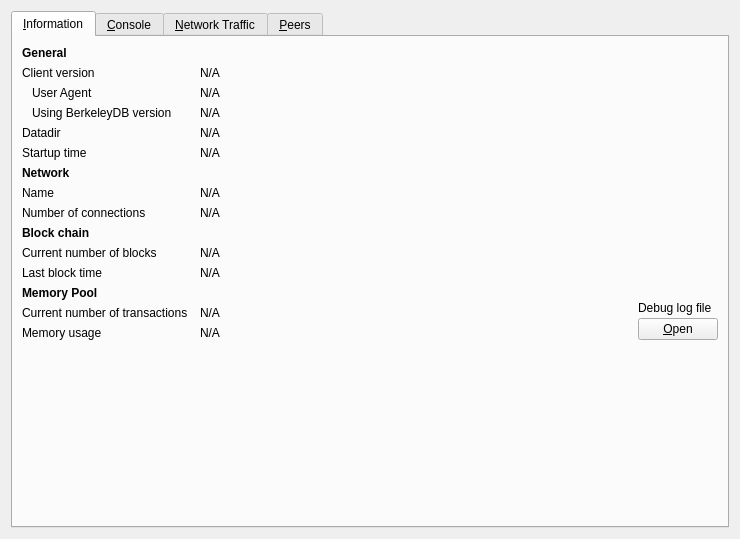
<?xml version="1.0" encoding="UTF-8"?>
<ui version="4.0">
 <class>RPCConsole</class>
 <widget class="QWidget" name="RPCConsole">
  <property name="geometry">
   <rect>
    <x>0</x>
    <y>0</y>
    <width>740</width>
    <height>539</height>
   </rect>
  </property>
  <property name="windowTitle">
   <string>Debug window</string>
  </property>
  <property name="styleSheet">
   <string notr="true">#RPCConsole
{
background-image: url(:/backgrounds/headerbg);
}</string>
  </property>
  <layout class="QVBoxLayout" name="rpcVerticalLayout_2">
   <item>
    <widget class="QTabWidget" name="tabWidget">
     <property name="currentIndex">
      <number>0</number>
     </property>
     <widget class="QWidget" name="tab_info">
      <attribute name="title">
       <string>&amp;Information</string>
      </attribute>
      <layout class="QGridLayout" name="gridLayout" columnstretch="0,1,0">
       <property name="horizontalSpacing">
        <number>12</number>
       </property>
       <item row="0" column="0">
        <widget class="QLabel" name="label_9">
         <property name="font">
          <font>
           <weight>75</weight>
           <bold>true</bold>
          </font>
         </property>
         <property name="text">
          <string>General</string>
         </property>
        </widget>
       </item>
       <item row="1" column="0">
        <widget class="QLabel" name="label_6">
         <property name="text">
          <string>Client version</string>
         </property>
        </widget>
       </item>
       <item row="1" column="1" colspan="2">
        <widget class="QLabel" name="clientVersion">
         <property name="cursor">
          <cursorShape>IBeamCursor</cursorShape>
         </property>
         <property name="text">
          <string>N/A</string>
         </property>
         <property name="textFormat">
          <enum>Qt::PlainText</enum>
         </property>
         <property name="textInteractionFlags">
          <set>Qt::LinksAccessibleByMouse|Qt::TextSelectableByKeyboard|Qt::TextSelectableByMouse</set>
         </property>
        </widget>
       </item>
       <item row="2" column="0">
        <widget class="QLabel" name="labelClientUserAgent">
         <property name="text">
          <string>User Agent</string>
         </property>
         <property name="indent">
          <number>10</number>
         </property>
        </widget>
       </item>
       <item row="2" column="1" colspan="2">
        <widget class="QLabel" name="clientUserAgent">
         <property name="cursor">
          <cursorShape>IBeamCursor</cursorShape>
         </property>
         <property name="text">
          <string>N/A</string>
         </property>
         <property name="textFormat">
          <enum>Qt::PlainText</enum>
         </property>
         <property name="textInteractionFlags">
          <set>Qt::LinksAccessibleByMouse|Qt::TextSelectableByKeyboard|Qt::TextSelectableByMouse</set>
         </property>
        </widget>
       </item>
       <item row="3" column="0">
        <widget class="QLabel" name="label_berkeleyDBVersion">
         <property name="text">
          <string>Using BerkeleyDB version</string>
         </property>
         <property name="indent">
          <number>10</number>
         </property>
        </widget>
       </item>
       <item row="3" column="1" colspan="2">
        <widget class="QLabel" name="berkeleyDBVersion">
         <property name="cursor">
          <cursorShape>IBeamCursor</cursorShape>
         </property>
         <property name="text">
          <string>N/A</string>
         </property>
         <property name="textFormat">
          <enum>Qt::PlainText</enum>
         </property>
         <property name="textInteractionFlags">
          <set>Qt::LinksAccessibleByMouse|Qt::TextSelectableByKeyboard|Qt::TextSelectableByMouse</set>
         </property>
        </widget>
       </item>
       <item row="4" column="0">
        <widget class="QLabel" name="label_12">
         <property name="text">
          <string>Datadir</string>
         </property>
        </widget>
       </item>
       <item row="4" column="1" colspan="2">
        <widget class="QLabel" name="dataDir">
         <property name="cursor">
          <cursorShape>IBeamCursor</cursorShape>
         </property>
         <property name="text">
          <string>N/A</string>
         </property>
         <property name="textFormat">
          <enum>Qt::PlainText</enum>
         </property>
         <property name="wordWrap">
          <bool>true</bool>
         </property>
         <property name="textInteractionFlags">
          <set>Qt::LinksAccessibleByMouse|Qt::TextSelectableByKeyboard|Qt::TextSelectableByMouse</set>
         </property>
        </widget>
       </item>
       <item row="5" column="0">
        <widget class="QLabel" name="label_13">
         <property name="text">
          <string>Startup time</string>
         </property>
        </widget>
       </item>
       <item row="5" column="1" colspan="2">
        <widget class="QLabel" name="startupTime">
         <property name="cursor">
          <cursorShape>IBeamCursor</cursorShape>
         </property>
         <property name="text">
          <string>N/A</string>
         </property>
         <property name="textFormat">
          <enum>Qt::PlainText</enum>
         </property>
         <property name="textInteractionFlags">
          <set>Qt::LinksAccessibleByMouse|Qt::TextSelectableByKeyboard|Qt::TextSelectableByMouse</set>
         </property>
        </widget>
       </item>
       <item row="6" column="0">
        <widget class="QLabel" name="labelNetwork">
         <property name="font">
          <font>
           <weight>75</weight>
           <bold>true</bold>
          </font>
         </property>
         <property name="text">
          <string>Network</string>
         </property>
        </widget>
       </item>
       <item row="7" column="0">
        <widget class="QLabel" name="label_8">
         <property name="text">
          <string>Name</string>
         </property>
        </widget>
       </item>
       <item row="7" column="1" colspan="2">
        <widget class="QLabel" name="networkName">
         <property name="cursor">
          <cursorShape>IBeamCursor</cursorShape>
         </property>
         <property name="text">
          <string>N/A</string>
         </property>
         <property name="textFormat">
          <enum>Qt::PlainText</enum>
         </property>
         <property name="textInteractionFlags">
          <set>Qt::LinksAccessibleByMouse|Qt::TextSelectableByKeyboard|Qt::TextSelectableByMouse</set>
         </property>
        </widget>
       </item>
       <item row="8" column="0">
        <widget class="QLabel" name="label_7">
         <property name="text">
          <string>Number of connections</string>
         </property>
        </widget>
       </item>
       <item row="8" column="1" colspan="2">
        <widget class="QLabel" name="numberOfConnections">
         <property name="cursor">
          <cursorShape>IBeamCursor</cursorShape>
         </property>
         <property name="text">
          <string>N/A</string>
         </property>
         <property name="textFormat">
          <enum>Qt::PlainText</enum>
         </property>
         <property name="textInteractionFlags">
          <set>Qt::LinksAccessibleByMouse|Qt::TextSelectableByKeyboard|Qt::TextSelectableByMouse</set>
         </property>
        </widget>
       </item>
       <item row="9" column="0">
        <widget class="QLabel" name="label_10">
         <property name="font">
          <font>
           <weight>75</weight>
           <bold>true</bold>
          </font>
         </property>
         <property name="text">
          <string>Block chain</string>
         </property>
        </widget>
       </item>
       <item row="10" column="0">
        <widget class="QLabel" name="label_3">
         <property name="text">
          <string>Current number of blocks</string>
         </property>
        </widget>
       </item>
       <item row="10" column="1" colspan="2">
        <widget class="QLabel" name="numberOfBlocks">
         <property name="cursor">
          <cursorShape>IBeamCursor</cursorShape>
         </property>
         <property name="text">
          <string>N/A</string>
         </property>
         <property name="textFormat">
          <enum>Qt::PlainText</enum>
         </property>
         <property name="textInteractionFlags">
          <set>Qt::LinksAccessibleByMouse|Qt::TextSelectableByKeyboard|Qt::TextSelectableByMouse</set>
         </property>
        </widget>
       </item>
       <item row="11" column="0">
        <widget class="QLabel" name="labelLastBlockTime">
         <property name="text">
          <string>Last block time</string>
         </property>
        </widget>
       </item>
       <item row="11" column="1" colspan="2">
        <widget class="QLabel" name="lastBlockTime">
         <property name="cursor">
          <cursorShape>IBeamCursor</cursorShape>
         </property>
         <property name="text">
          <string>N/A</string>
         </property>
         <property name="textFormat">
          <enum>Qt::PlainText</enum>
         </property>
         <property name="textInteractionFlags">
          <set>Qt::LinksAccessibleByMouse|Qt::TextSelectableByKeyboard|Qt::TextSelectableByMouse</set>
         </property>
        </widget>
       </item>
       <item row="12" column="0">
        <widget class="QLabel" name="labelMempoolTitle">
         <property name="font">
          <font>
           <weight>75</weight>
           <bold>true</bold>
          </font>
         </property>
         <property name="text">
          <string>Memory Pool</string>
         </property>
        </widget>
       </item>
       <item row="13" column="0">
        <widget class="QLabel" name="labelNumberOfTransactions">
         <property name="text">
          <string>Current number of transactions</string>
         </property>
        </widget>
       </item>
       <item row="13" column="1">
        <widget class="QLabel" name="mempoolNumberTxs">
         <property name="cursor">
          <cursorShape>IBeamCursor</cursorShape>
         </property>
         <property name="text">
          <string>N/A</string>
         </property>
         <property name="textFormat">
          <enum>Qt::PlainText</enum>
         </property>
         <property name="textInteractionFlags">
          <set>Qt::LinksAccessibleByMouse|Qt::TextSelectableByKeyboard|Qt::TextSelectableByMouse</set>
         </property>
        </widget>
       </item>
       <item row="14" column="0">
        <widget class="QLabel" name="labelMemoryUsage">
         <property name="text">
          <string>Memory usage</string>
         </property>
        </widget>
       </item>
       <item row="14" column="1">
        <widget class="QLabel" name="mempoolSize">
         <property name="cursor">
          <cursorShape>IBeamCursor</cursorShape>
         </property>
         <property name="text">
          <string>N/A</string>
         </property>
         <property name="textFormat">
          <enum>Qt::PlainText</enum>
         </property>
         <property name="textInteractionFlags">
          <set>Qt::LinksAccessibleByMouse|Qt::TextSelectableByKeyboard|Qt::TextSelectableByMouse</set>
         </property>
        </widget>
       </item>
       <item row="12" column="2" rowspan="3">
        <layout class="QVBoxLayout" name="verticalLayoutDebugButton">
         <property name="spacing">
          <number>3</number>
         </property>
         <item>
          <spacer name="verticalSpacer_2">
           <property name="orientation">
            <enum>Qt::Vertical</enum>
           </property>
           <property name="sizeHint" stdset="0">
            <size>
             <width>10</width>
             <height>5</height>
            </size>
           </property>
          </spacer>
         </item>
         <item>
          <widget class="QLabel" name="labelDebugLogfile">
           <property name="text">
            <string>Debug log file</string>
           </property>
          </widget>
         </item>
         <item>
          <widget class="QPushButton" name="openDebugLogfileButton">
           <property name="toolTip">
            <string>Open the %1 debug log file from the current data directory. This can take a few seconds for large log files.</string>
           </property>
           <property name="text">
            <string>&amp;Open</string>
           </property>
           <property name="autoDefault">
            <bool>false</bool>
           </property>
          </widget>
         </item>
        </layout>
       </item>
       <item row="15" column="0">
        <spacer name="verticalSpacer">
         <property name="orientation">
          <enum>Qt::Vertical</enum>
         </property>
         <property name="sizeHint" stdset="0">
          <size>
           <width>20</width>
           <height>40</height>
          </size>
         </property>
        </spacer>
       </item>
      </layout>
     </widget>
     <widget class="QWidget" name="tab_console">
      <attribute name="title">
       <string>&amp;Console</string>
      </attribute>
      <layout class="QVBoxLayout" name="verticalLayout_3">
       <property name="spacing">
        <number>3</number>
       </property>
       <property name="bottomMargin">
        <number>5</number>
       </property>
       <item>
        <layout class="QHBoxLayout" name="horizontalLayout">
         <property name="spacing">
          <number>4</number>
         </property>
         <item>
          <spacer name="horizontalSpacer">
           <property name="orientation">
            <enum>Qt::Horizontal</enum>
           </property>
           <property name="sizeHint" stdset="0">
            <size>
             <width>40</width>
             <height>20</height>
            </size>
           </property>
          </spacer>
         </item>
         <item>
          <widget class="QPushButton" name="fontSmallerButton">
           <property name="maximumSize">
            <size>
             <width>24</width>
             <height>24</height>
            </size>
           </property>
           <property name="toolTip">
            <string>Decrease font size</string>
           </property>
           <property name="text">
            <string/>
           </property>
           <property name="icon">
            <iconset resource="../bitcoin.qrc">
             <normaloff>:/icons/fontsmaller</normaloff>:/icons/fontsmaller</iconset>
           </property>
           <property name="iconSize">
            <size>
             <width>24</width>
             <height>16</height>
            </size>
           </property>
           <property name="autoDefault">
            <bool>false</bool>
           </property>
           <property name="flat">
            <bool>true</bool>
           </property>
          </widget>
         </item>
         <item>
          <widget class="QPushButton" name="fontBiggerButton">
           <property name="maximumSize">
            <size>
             <width>24</width>
             <height>24</height>
            </size>
           </property>
           <property name="toolTip">
            <string>Increase font size</string>
           </property>
           <property name="text">
            <string/>
           </property>
           <property name="icon">
            <iconset resource="../bitcoin.qrc">
             <normaloff>:/icons/fontbigger</normaloff>:/icons/fontbigger</iconset>
           </property>
           <property name="iconSize">
            <size>
             <width>24</width>
             <height>16</height>
            </size>
           </property>
           <property name="autoDefault">
            <bool>false</bool>
           </property>
           <property name="flat">
            <bool>true</bool>
           </property>
          </widget>
         </item>
         <item>
          <widget class="QPushButton" name="clearButton">
           <property name="maximumSize">
            <size>
             <width>24</width>
             <height>24</height>
            </size>
           </property>
           <property name="toolTip">
            <string>Clear console</string>
           </property>
           <property name="layoutDirection">
            <enum>Qt::LeftToRight</enum>
           </property>
           <property name="text">
            <string/>
           </property>
           <property name="icon">
            <iconset resource="../bitcoin.qrc">
             <normaloff>:/icons/remove</normaloff>:/icons/remove</iconset>
           </property>
           <property name="shortcut">
            <string notr="true">Ctrl+L</string>
           </property>
           <property name="autoDefault">
            <bool>false</bool>
           </property>
           <property name="flat">
            <bool>true</bool>
           </property>
          </widget>
         </item>
        </layout>
       </item>
       <item>
        <widget class="QTextEdit" name="messagesWidget">
         <property name="minimumSize">
          <size>
           <width>0</width>
           <height>100</height>
          </size>
         </property>
         <property name="readOnly">
          <bool>true</bool>
         </property>
         <property name="tabKeyNavigation" stdset="0">
          <bool>false</bool>
         </property>
         <property name="columnCount" stdset="0">
          <number>2</number>
         </property>
        </widget>
       </item>
       <item>
        <layout class="QHBoxLayout" name="horizontalLayoutPrompt">
         <property name="spacing">
          <number>3</number>
         </property>
         <item>
          <widget class="QPushButton" name="promptIcon">
           <property name="enabled">
            <bool>false</bool>
           </property>
           <property name="maximumSize">
            <size>
             <width>16</width>
             <height>24</height>
            </size>
           </property>
           <property name="text">
            <string/>
           </property>
           <property name="icon">
            <iconset resource="../bitcoin.qrc">
             <normaloff>:/icons/prompticon</normaloff>
             <disabledoff>:/icons/prompticon</disabledoff>:/icons/prompticon</iconset>
           </property>
           <property name="iconSize">
            <size>
             <width>14</width>
             <height>14</height>
            </size>
           </property>
           <property name="autoDefault">
            <bool>false</bool>
           </property>
           <property name="flat">
            <bool>true</bool>
           </property>
          </widget>
         </item>
         <item>
          <widget class="QLineEdit" name="lineEdit">
           <property name="placeholderText">
            <string/>
           </property>
          </widget>
         </item>
        </layout>
       </item>
      </layout>
     </widget>
     <widget class="QWidget" name="tab_nettraffic">
      <attribute name="title">
       <string>&amp;Network Traffic</string>
      </attribute>
      <layout class="QHBoxLayout" name="horizontalLayout_3">
       <item>
        <layout class="QVBoxLayout" name="verticalLayout_4">
         <item>
          <widget class="TrafficGraphWidget" name="trafficGraph" native="true">
           <property name="sizePolicy">
            <sizepolicy hsizetype="Expanding" vsizetype="Expanding">
             <horstretch>0</horstretch>
             <verstretch>0</verstretch>
            </sizepolicy>
           </property>
          </widget>
         </item>
         <item>
          <layout class="QHBoxLayout" name="horizontalLayout_2">
           <item>
            <widget class="QSlider" name="sldGraphRange">
             <property name="minimum">
              <number>1</number>
             </property>
             <property name="maximum">
              <number>288</number>
             </property>
             <property name="pageStep">
              <number>12</number>
             </property>
             <property name="value">
              <number>6</number>
             </property>
             <property name="orientation">
              <enum>Qt::Horizontal</enum>
             </property>
            </widget>
           </item>
           <item>
            <widget class="QLabel" name="lblGraphRange">
             <property name="minimumSize">
              <size>
               <width>100</width>
               <height>0</height>
              </size>
             </property>
             <property name="alignment">
              <set>Qt::AlignCenter</set>
             </property>
            </widget>
           </item>
           <item>
            <widget class="QPushButton" name="btnClearTrafficGraph">
             <property name="text">
              <string>&amp;Clear</string>
             </property>
             <property name="autoDefault">
              <bool>false</bool>
             </property>
            </widget>
           </item>
          </layout>
         </item>
        </layout>
       </item>
       <item>
        <layout class="QVBoxLayout" name="verticalLayout">
         <item>
          <widget class="QGroupBox" name="groupBox">
           <property name="title">
            <string>Totals</string>
           </property>
           <layout class="QVBoxLayout" name="verticalLayout_5">
            <item>
             <layout class="QHBoxLayout" name="horizontalLayout_4">
              <item>
               <widget class="Line" name="line">
                <property name="sizePolicy">
                 <sizepolicy hsizetype="Fixed" vsizetype="Fixed">
                  <horstretch>0</horstretch>
                  <verstretch>0</verstretch>
                 </sizepolicy>
                </property>
                <property name="minimumSize">
                 <size>
                  <width>10</width>
                  <height>0</height>
                 </size>
                </property>
                <property name="palette">
                 <palette>
                  <active>
                   <colorrole role="Light">
                    <brush brushstyle="SolidPattern">
                     <color alpha="255">
                      <red>0</red>
                      <green>255</green>
                      <blue>0</blue>
                     </color>
                    </brush>
                   </colorrole>
                  </active>
                  <inactive>
                   <colorrole role="Light">
                    <brush brushstyle="SolidPattern">
                     <color alpha="255">
                      <red>0</red>
                      <green>255</green>
                      <blue>0</blue>
                     </color>
                    </brush>
                   </colorrole>
                  </inactive>
                  <disabled>
                   <colorrole role="Light">
                    <brush brushstyle="SolidPattern">
                     <color alpha="255">
                      <red>0</red>
                      <green>255</green>
                      <blue>0</blue>
                     </color>
                    </brush>
                   </colorrole>
                  </disabled>
                 </palette>
                </property>
                <property name="orientation">
                 <enum>Qt::Horizontal</enum>
                </property>
               </widget>
              </item>
              <item>
               <widget class="QLabel" name="label_16">
                <property name="text">
                 <string>Received</string>
                </property>
               </widget>
              </item>
              <item>
               <widget class="QLabel" name="lblBytesIn">
                <property name="minimumSize">
                 <size>
                  <width>50</width>
                  <height>0</height>
                 </size>
                </property>
                <property name="alignment">
                 <set>Qt::AlignRight|Qt::AlignTrailing|Qt::AlignVCenter</set>
                </property>
               </widget>
              </item>
             </layout>
            </item>
            <item>
             <layout class="QHBoxLayout" name="horizontalLayout_5">
              <item>
               <widget class="Line" name="line_2">
                <property name="sizePolicy">
                 <sizepolicy hsizetype="Fixed" vsizetype="Fixed">
                  <horstretch>0</horstretch>
                  <verstretch>0</verstretch>
                 </sizepolicy>
                </property>
                <property name="minimumSize">
                 <size>
                  <width>10</width>
                  <height>0</height>
                 </size>
                </property>
                <property name="palette">
                 <palette>
                  <active>
                   <colorrole role="Light">
                    <brush brushstyle="SolidPattern">
                     <color alpha="255">
                      <red>255</red>
                      <green>0</green>
                      <blue>0</blue>
                     </color>
                    </brush>
                   </colorrole>
                  </active>
                  <inactive>
                   <colorrole role="Light">
                    <brush brushstyle="SolidPattern">
                     <color alpha="255">
                      <red>255</red>
                      <green>0</green>
                      <blue>0</blue>
                     </color>
                    </brush>
                   </colorrole>
                  </inactive>
                  <disabled>
                   <colorrole role="Light">
                    <brush brushstyle="SolidPattern">
                     <color alpha="255">
                      <red>255</red>
                      <green>0</green>
                      <blue>0</blue>
                     </color>
                    </brush>
                   </colorrole>
                  </disabled>
                 </palette>
                </property>
                <property name="orientation">
                 <enum>Qt::Horizontal</enum>
                </property>
               </widget>
              </item>
              <item>
               <widget class="QLabel" name="label_17">
                <property name="text">
                 <string>Sent</string>
                </property>
               </widget>
              </item>
              <item>
               <widget class="QLabel" name="lblBytesOut">
                <property name="minimumSize">
                 <size>
                  <width>50</width>
                  <height>0</height>
                 </size>
                </property>
                <property name="alignment">
                 <set>Qt::AlignRight|Qt::AlignTrailing|Qt::AlignVCenter</set>
                </property>
               </widget>
              </item>
             </layout>
            </item>
            <item>
             <spacer name="verticalSpacer_4">
              <property name="orientation">
               <enum>Qt::Vertical</enum>
              </property>
              <property name="sizeHint" stdset="0">
               <size>
                <width>20</width>
                <height>407</height>
               </size>
              </property>
             </spacer>
            </item>
           </layout>
          </widget>
         </item>
        </layout>
       </item>
      </layout>
     </widget>
     <widget class="QWidget" name="tab_peers">
      <attribute name="title">
       <string>&amp;Peers</string>
      </attribute>
      <layout class="QGridLayout" name="gridLayout_2">
       <item row="0" column="0" rowspan="2">
        <layout class="QVBoxLayout" name="verticalLayout_101">
         <property name="spacing">
          <number>0</number>
         </property>
         <item>
          <widget class="QTableView" name="peerWidget">
           <property name="horizontalScrollBarPolicy">
            <enum>Qt::ScrollBarAsNeeded</enum>
           </property>
           <property name="tabKeyNavigation">
            <bool>false</bool>
           </property>
           <property name="sortingEnabled">
            <bool>true</bool>
           </property>
           <attribute name="horizontalHeaderHighlightSections">
            <bool>false</bool>
           </attribute>
          </widget>
         </item>
         <item>
          <widget class="QLabel" name="banHeading">
           <property name="sizePolicy">
            <sizepolicy hsizetype="Preferred" vsizetype="Minimum">
             <horstretch>0</horstretch>
             <verstretch>0</verstretch>
            </sizepolicy>
           </property>
           <property name="minimumSize">
            <size>
             <width>300</width>
             <height>32</height>
            </size>
           </property>
           <property name="maximumSize">
            <size>
             <width>16777215</width>
             <height>32</height>
            </size>
           </property>
           <property name="font">
            <font>
             <pointsize>12</pointsize>
            </font>
           </property>
           <property name="cursor">
            <cursorShape>IBeamCursor</cursorShape>
           </property>
           <property name="text">
            <string>Banned peers</string>
           </property>
           <property name="alignment">
            <set>Qt::AlignBottom|Qt::AlignLeading|Qt::AlignLeft</set>
           </property>
           <property name="wordWrap">
            <bool>true</bool>
           </property>
           <property name="textInteractionFlags">
            <set>Qt::NoTextInteraction</set>
           </property>
          </widget>
         </item>
         <item>
          <widget class="QTableView" name="banlistWidget">
           <property name="sizePolicy">
            <sizepolicy hsizetype="Expanding" vsizetype="Expanding">
             <horstretch>0</horstretch>
             <verstretch>0</verstretch>
            </sizepolicy>
           </property>
           <property name="horizontalScrollBarPolicy">
            <enum>Qt::ScrollBarAsNeeded</enum>
           </property>
           <property name="tabKeyNavigation">
            <bool>false</bool>
           </property>
           <property name="sortingEnabled">
            <bool>true</bool>
           </property>
           <attribute name="horizontalHeaderHighlightSections">
            <bool>false</bool>
           </attribute>
          </widget>
         </item>
        </layout>
       </item>
       <item row="0" column="1">
        <widget class="QLabel" name="peerHeading">
         <property name="sizePolicy">
          <sizepolicy hsizetype="Preferred" vsizetype="Minimum">
           <horstretch>0</horstretch>
           <verstretch>0</verstretch>
          </sizepolicy>
         </property>
         <property name="minimumSize">
          <size>
           <width>300</width>
           <height>32</height>
          </size>
         </property>
         <property name="font">
          <font>
           <pointsize>10</pointsize>
          </font>
         </property>
         <property name="cursor">
          <cursorShape>IBeamCursor</cursorShape>
         </property>
         <property name="text">
          <string>Select a peer to view detailed information.</string>
         </property>
         <property name="alignment">
          <set>Qt::AlignHCenter|Qt::AlignTop</set>
         </property>
         <property name="wordWrap">
          <bool>true</bool>
         </property>
         <property name="textInteractionFlags">
          <set>Qt::LinksAccessibleByMouse|Qt::TextSelectableByKeyboard|Qt::TextSelectableByMouse</set>
         </property>
        </widget>
       </item>
       <item row="1" column="1">
        <widget class="QWidget" name="detailWidget" native="true">
         <property name="minimumSize">
          <size>
           <width>300</width>
           <height>0</height>
          </size>
         </property>
         <layout class="QGridLayout" name="gridLayout_3">
          <item row="0" column="0">
           <widget class="QLabel" name="label_30">
            <property name="text">
             <string>Whitelisted</string>
            </property>
           </widget>
          </item>
          <item row="0" column="2">
           <widget class="QLabel" name="peerWhitelisted">
            <property name="cursor">
             <cursorShape>IBeamCursor</cursorShape>
            </property>
            <property name="text">
             <string>N/A</string>
            </property>
            <property name="textFormat">
             <enum>Qt::PlainText</enum>
            </property>
            <property name="textInteractionFlags">
             <set>Qt::LinksAccessibleByMouse|Qt::TextSelectableByKeyboard|Qt::TextSelectableByMouse</set>
            </property>
           </widget>
          </item>
          <item row="1" column="0">
           <widget class="QLabel" name="label_23">
            <property name="text">
             <string>Direction</string>
            </property>
           </widget>
          </item>
          <item row="1" column="2">
           <widget class="QLabel" name="peerDirection">
            <property name="cursor">
             <cursorShape>IBeamCursor</cursorShape>
            </property>
            <property name="text">
             <string>N/A</string>
            </property>
            <property name="textFormat">
             <enum>Qt::PlainText</enum>
            </property>
            <property name="textInteractionFlags">
             <set>Qt::LinksAccessibleByMouse|Qt::TextSelectableByKeyboard|Qt::TextSelectableByMouse</set>
            </property>
           </widget>
          </item>
          <item row="2" column="0">
           <widget class="QLabel" name="label_21">
            <property name="text">
             <string>Version</string>
            </property>
           </widget>
          </item>
          <item row="2" column="2">
           <widget class="QLabel" name="peerVersion">
            <property name="cursor">
             <cursorShape>IBeamCursor</cursorShape>
            </property>
            <property name="text">
             <string>N/A</string>
            </property>
            <property name="textFormat">
             <enum>Qt::PlainText</enum>
            </property>
            <property name="textInteractionFlags">
             <set>Qt::LinksAccessibleByMouse|Qt::TextSelectableByKeyboard|Qt::TextSelectableByMouse</set>
            </property>
           </widget>
          </item>
          <item row="3" column="0">
           <widget class="QLabel" name="label_28">
            <property name="text">
             <string>User Agent</string>
            </property>
           </widget>
          </item>
          <item row="3" column="2">
           <widget class="QLabel" name="peerSubversion">
            <property name="cursor">
             <cursorShape>IBeamCursor</cursorShape>
            </property>
            <property name="text">
             <string>N/A</string>
            </property>
            <property name="textFormat">
             <enum>Qt::PlainText</enum>
            </property>
            <property name="textInteractionFlags">
             <set>Qt::LinksAccessibleByMouse|Qt::TextSelectableByKeyboard|Qt::TextSelectableByMouse</set>
            </property>
           </widget>
          </item>
          <item row="4" column="0">
           <widget class="QLabel" name="label_4">
            <property name="text">
             <string>Services</string>
            </property>
           </widget>
          </item>
          <item row="4" column="2">
           <widget class="QLabel" name="peerServices">
            <property name="cursor">
             <cursorShape>IBeamCursor</cursorShape>
            </property>
            <property name="text">
             <string>N/A</string>
            </property>
            <property name="textFormat">
             <enum>Qt::PlainText</enum>
            </property>
            <property name="textInteractionFlags">
             <set>Qt::LinksAccessibleByMouse|Qt::TextSelectableByKeyboard|Qt::TextSelectableByMouse</set>
            </property>
           </widget>
          </item>
          <item row="5" column="0">
           <widget class="QLabel" name="label_29">
            <property name="text">
             <string>Starting Block</string>
            </property>
           </widget>
          </item>
          <item row="5" column="2">
           <widget class="QLabel" name="peerHeight">
            <property name="cursor">
             <cursorShape>IBeamCursor</cursorShape>
            </property>
            <property name="text">
             <string>N/A</string>
            </property>
            <property name="textFormat">
             <enum>Qt::PlainText</enum>
            </property>
            <property name="textInteractionFlags">
             <set>Qt::LinksAccessibleByMouse|Qt::TextSelectableByKeyboard|Qt::TextSelectableByMouse</set>
            </property>
           </widget>
          </item>
          <item row="6" column="0">
           <widget class="QLabel" name="label_27">
            <property name="text">
             <string>Synced Headers</string>
            </property>
           </widget>
          </item>
          <item row="6" column="2">
           <widget class="QLabel" name="peerSyncHeight">
            <property name="cursor">
             <cursorShape>IBeamCursor</cursorShape>
            </property>
            <property name="text">
             <string>N/A</string>
            </property>
            <property name="textFormat">
             <enum>Qt::PlainText</enum>
            </property>
            <property name="textInteractionFlags">
             <set>Qt::LinksAccessibleByMouse|Qt::TextSelectableByKeyboard|Qt::TextSelectableByMouse</set>
            </property>
           </widget>
          </item>
          <item row="7" column="0">
           <widget class="QLabel" name="label_25">
            <property name="text">
             <string>Synced Blocks</string>
            </property>
           </widget>
          </item>
          <item row="7" column="2">
           <widget class="QLabel" name="peerCommonHeight">
            <property name="cursor">
             <cursorShape>IBeamCursor</cursorShape>
            </property>
            <property name="text">
             <string>N/A</string>
            </property>
            <property name="textFormat">
             <enum>Qt::PlainText</enum>
            </property>
            <property name="textInteractionFlags">
             <set>Qt::LinksAccessibleByMouse|Qt::TextSelectableByKeyboard|Qt::TextSelectableByMouse</set>
            </property>
           </widget>
          </item>
          <item row="8" column="0">
           <widget class="QLabel" name="label_24">
            <property name="text">
             <string>Ban Score</string>
            </property>
           </widget>
          </item>
          <item row="8" column="2">
           <widget class="QLabel" name="peerBanScore">
            <property name="cursor">
             <cursorShape>IBeamCursor</cursorShape>
            </property>
            <property name="text">
             <string>N/A</string>
            </property>
            <property name="textFormat">
             <enum>Qt::PlainText</enum>
            </property>
            <property name="textInteractionFlags">
             <set>Qt::LinksAccessibleByMouse|Qt::TextSelectableByKeyboard|Qt::TextSelectableByMouse</set>
            </property>
           </widget>
          </item>
          <item row="9" column="0">
           <widget class="QLabel" name="label_22">
            <property name="text">
             <string>Connection Time</string>
            </property>
           </widget>
          </item>
          <item row="9" column="2">
           <widget class="QLabel" name="peerConnTime">
            <property name="cursor">
             <cursorShape>IBeamCursor</cursorShape>
            </property>
            <property name="text">
             <string>N/A</string>
            </property>
            <property name="textFormat">
             <enum>Qt::PlainText</enum>
            </property>
            <property name="textInteractionFlags">
             <set>Qt::LinksAccessibleByMouse|Qt::TextSelectableByKeyboard|Qt::TextSelectableByMouse</set>
            </property>
           </widget>
          </item>
          <item row="10" column="0">
           <widget class="QLabel" name="label_15">
            <property name="text">
             <string>Last Send</string>
            </property>
           </widget>
          </item>
          <item row="10" column="2">
           <widget class="QLabel" name="peerLastSend">
            <property name="cursor">
             <cursorShape>IBeamCursor</cursorShape>
            </property>
            <property name="text">
             <string>N/A</string>
            </property>
            <property name="textFormat">
             <enum>Qt::PlainText</enum>
            </property>
            <property name="textInteractionFlags">
             <set>Qt::LinksAccessibleByMouse|Qt::TextSelectableByKeyboard|Qt::TextSelectableByMouse</set>
            </property>
           </widget>
          </item>
          <item row="11" column="0">
           <widget class="QLabel" name="label_19">
            <property name="text">
             <string>Last Receive</string>
            </property>
           </widget>
          </item>
          <item row="11" column="2">
           <widget class="QLabel" name="peerLastRecv">
            <property name="cursor">
             <cursorShape>IBeamCursor</cursorShape>
            </property>
            <property name="text">
             <string>N/A</string>
            </property>
            <property name="textFormat">
             <enum>Qt::PlainText</enum>
            </property>
            <property name="textInteractionFlags">
             <set>Qt::LinksAccessibleByMouse|Qt::TextSelectableByKeyboard|Qt::TextSelectableByMouse</set>
            </property>
           </widget>
          </item>
          <item row="12" column="0">
           <widget class="QLabel" name="label_18">
            <property name="text">
             <string>Sent</string>
            </property>
           </widget>
          </item>
          <item row="12" column="2">
           <widget class="QLabel" name="peerBytesSent">
            <property name="cursor">
             <cursorShape>IBeamCursor</cursorShape>
            </property>
            <property name="text">
             <string>N/A</string>
            </property>
            <property name="textFormat">
             <enum>Qt::PlainText</enum>
            </property>
            <property name="textInteractionFlags">
             <set>Qt::LinksAccessibleByMouse|Qt::TextSelectableByKeyboard|Qt::TextSelectableByMouse</set>
            </property>
           </widget>
          </item>
          <item row="13" column="0">
           <widget class="QLabel" name="label_20">
            <property name="text">
             <string>Received</string>
            </property>
           </widget>
          </item>
          <item row="13" column="2">
           <widget class="QLabel" name="peerBytesRecv">
            <property name="cursor">
             <cursorShape>IBeamCursor</cursorShape>
            </property>
            <property name="text">
             <string>N/A</string>
            </property>
            <property name="textFormat">
             <enum>Qt::PlainText</enum>
            </property>
            <property name="textInteractionFlags">
             <set>Qt::LinksAccessibleByMouse|Qt::TextSelectableByKeyboard|Qt::TextSelectableByMouse</set>
            </property>
           </widget>
          </item>
          <item row="14" column="0">
           <widget class="QLabel" name="label_26">
            <property name="text">
             <string>Ping Time</string>
            </property>
           </widget>
          </item>
          <item row="14" column="2">
           <widget class="QLabel" name="peerPingTime">
            <property name="cursor">
             <cursorShape>IBeamCursor</cursorShape>
            </property>
            <property name="text">
             <string>N/A</string>
            </property>
            <property name="textFormat">
             <enum>Qt::PlainText</enum>
            </property>
            <property name="textInteractionFlags">
             <set>Qt::LinksAccessibleByMouse|Qt::TextSelectableByKeyboard|Qt::TextSelectableByMouse</set>
            </property>
           </widget>
          </item>
          <item row="15" column="0">
           <widget class="QLabel" name="peerPingWaitLabel">
            <property name="toolTip">
             <string>The duration of a currently outstanding ping.</string>
            </property>
            <property name="text">
             <string>Ping Wait</string>
            </property>
           </widget>
          </item>
          <item row="15" column="2">
           <widget class="QLabel" name="peerPingWait">
            <property name="cursor">
             <cursorShape>IBeamCursor</cursorShape>
            </property>
            <property name="text">
             <string>N/A</string>
            </property>
            <property name="textFormat">
             <enum>Qt::PlainText</enum>
            </property>
            <property name="textInteractionFlags">
             <set>Qt::LinksAccessibleByMouse|Qt::TextSelectableByKeyboard|Qt::TextSelectableByMouse</set>
            </property>
           </widget>
          </item>
          <item row="16" column="0">
           <widget class="QLabel" name="peerMinPingLabel">
            <property name="text">
             <string>Min Ping</string>
            </property>
           </widget>
          </item>
          <item row="16" column="2">
           <widget class="QLabel" name="peerMinPing">
            <property name="cursor">
             <cursorShape>IBeamCursor</cursorShape>
            </property>
            <property name="text">
             <string>N/A</string>
            </property>
            <property name="textFormat">
             <enum>Qt::PlainText</enum>
            </property>
            <property name="textInteractionFlags">
             <set>Qt::LinksAccessibleByMouse|Qt::TextSelectableByKeyboard|Qt::TextSelectableByMouse</set>
            </property>
           </widget>
          </item>
          <item row="17" column="0">
           <widget class="QLabel" name="label_timeoffset">
            <property name="text">
             <string>Time Offset</string>
            </property>
           </widget>
          </item>
          <item row="17" column="2">
           <widget class="QLabel" name="timeoffset">
            <property name="cursor">
             <cursorShape>IBeamCursor</cursorShape>
            </property>
            <property name="text">
             <string>N/A</string>
            </property>
            <property name="textFormat">
             <enum>Qt::PlainText</enum>
            </property>
            <property name="textInteractionFlags">
             <set>Qt::LinksAccessibleByMouse|Qt::TextSelectableByKeyboard|Qt::TextSelectableByMouse</set>
            </property>
           </widget>
          </item>
          <item row="18" column="1">
           <spacer name="verticalSpacer_3">
            <property name="orientation">
             <enum>Qt::Vertical</enum>
            </property>
            <property name="sizeHint" stdset="0">
             <size>
              <width>20</width>
              <height>40</height>
             </size>
            </property>
           </spacer>
          </item>
         </layout>
        </widget>
       </item>
      </layout>
     </widget>
    </widget>
   </item>
  </layout>
 </widget>
 <customwidgets>
  <customwidget>
   <class>TrafficGraphWidget</class>
   <extends>QWidget</extends>
   <header>trafficgraphwidget.h</header>
   <container>1</container>
   <slots>
    <slot>clear()</slot>
   </slots>
  </customwidget>
 </customwidgets>
 <resources>
  <include location="../bitcoin.qrc"/>
 </resources>
 <connections/>
</ui>
